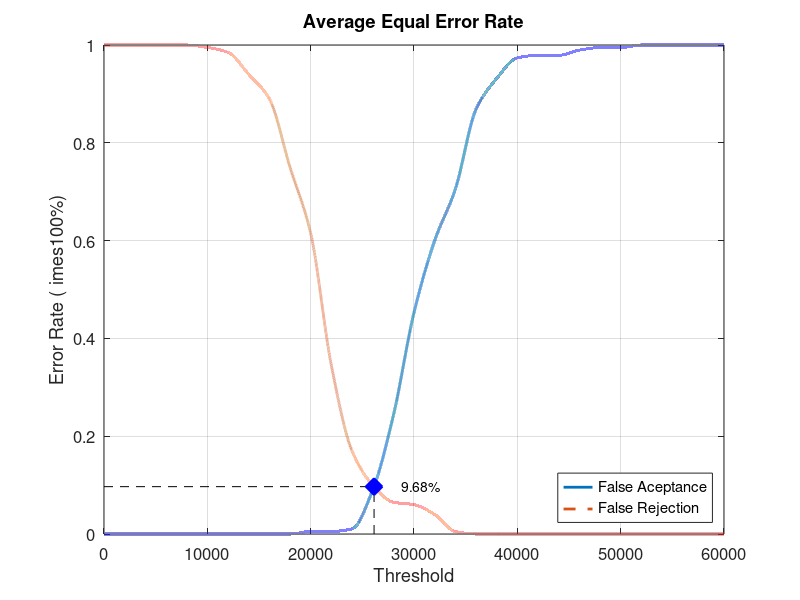
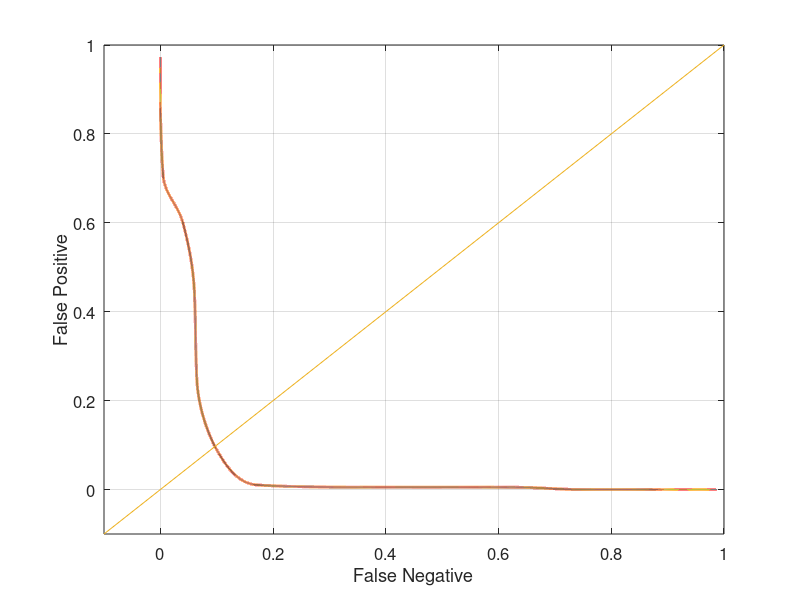

MATLAB code to generate these figures, in order:
close all;
clear;
clc;
x = 0:2000:60000;
xq = 0:0.5:60000;

y0 = [0 0 0 0 0 0 0 0 0 0 0.00526316 0.00526316 0.0105263 0.0894737 0.242105 0.452632 0.6 0.705263 0.868421 0.931579 0.973684 0.978947 0.978947 0.989474 0.994737 0.994737 1 1 1 1 1]
yy0 = interp1(x, y0, xq, 'pchip');
y1 = [1 1 1 1 1 0.995 0.985 0.94 0.89 0.75 0.615 0.345 0.17 0.1 0.065 0.06 0.04 0.005 0 0 0 0 0 0 0 0 0 0 0 0 0]
yy1 = interp1(x, y1, xq, 'pchip');

% Calculating EER: 
y2 = abs(y0 - y1);
find(y2 == min(y2))
yy2 = abs(yy0 - yy1);
xEER = find(yy2 == min(yy2));
xEERIndex = xq(xEER) % X-axis EER
yEER = yy0(xEER) % Y-axis EER

main = figure
plot(xq, yy0,'-','LineWidth', 2);	hold on
plot(xq, yy1,'--','LineWidth', 2);	hold on
plot([xEERIndex xEERIndex], [0 yEER], 'k--');	hold on
plot([0 xEERIndex], [yEER yEER], 'k--');	hold on
plot(xEERIndex, yEER, 'bx', 'LineWidth', 10);	hold on
text(xEERIndex + 10 * xEERIndex / 100, yEER, [num2str(round((10000 * yEER)) / 100) '%'])
legend('False Aceptance', 'False Rejection', 'Location', 'SouthEast')
xlabel('Threshold')
ylabel('Error Rate (	imes100%)')
title('Average Equal Error Rate')
set(gca, 'FontSize', 12)
axis([0 60000 0 1])
grid on

print(main, 'Database1_2Main', '-dpng');
FNRxFPR = figure('Color', [1 1 1]);
plot(yy1, yy0, '-', yy1, yy0, 'LineWidth', 2);
hold on
y = -0.1:0.1:1
plot(y, y); 
set(gca, 'FontSize', 12)
xlabel('False Negative')
ylabel('False Positive')
axis([-0.1 1 -0.1 1])
set(gca, 'FontSize', 12)
grid on

print(FNRxFPR, 'Database1_2FNRxFPR','-dpng');
